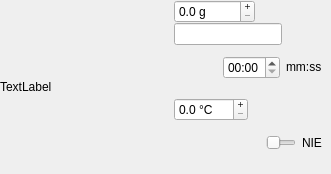
<?xml version="1.0" encoding="UTF-8"?>
<ui version="4.0">
 <class>CoffeeParamSelector</class>
 <widget class="QWidget" name="CoffeeParamSelector">
  <property name="geometry">
   <rect>
    <x>0</x>
    <y>0</y>
    <width>331</width>
    <height>174</height>
   </rect>
  </property>
  <property name="sizePolicy">
   <sizepolicy hsizetype="Maximum" vsizetype="Maximum">
    <horstretch>0</horstretch>
    <verstretch>0</verstretch>
   </sizepolicy>
  </property>
  <property name="windowTitle">
   <string>Form</string>
  </property>
  <layout class="QHBoxLayout" name="horizontalLayout">
   <property name="spacing">
    <number>0</number>
   </property>
   <property name="leftMargin">
    <number>0</number>
   </property>
   <property name="topMargin">
    <number>0</number>
   </property>
   <property name="rightMargin">
    <number>0</number>
   </property>
   <property name="bottomMargin">
    <number>0</number>
   </property>
   <item>
    <widget class="QLabel" name="lbTitle">
     <property name="sizePolicy">
      <sizepolicy hsizetype="Maximum" vsizetype="Maximum">
       <horstretch>0</horstretch>
       <verstretch>0</verstretch>
      </sizepolicy>
     </property>
     <property name="text">
      <string>TextLabel</string>
     </property>
    </widget>
   </item>
   <item>
    <spacer name="horizontalSpacer_3">
     <property name="orientation">
      <enum>Qt::Horizontal</enum>
     </property>
     <property name="sizeType">
      <enum>QSizePolicy::Expanding</enum>
     </property>
     <property name="sizeHint" stdset="0">
      <size>
       <width>40</width>
       <height>0</height>
      </size>
     </property>
    </spacer>
   </item>
   <item>
    <layout class="QVBoxLayout" name="vlParams">
     <property name="spacing">
      <number>0</number>
     </property>
     <item>
      <widget class="QDoubleSpinBox" name="dsbWeight">
       <property name="enabled">
        <bool>true</bool>
       </property>
       <property name="sizePolicy">
        <sizepolicy hsizetype="Maximum" vsizetype="Fixed">
         <horstretch>0</horstretch>
         <verstretch>0</verstretch>
        </sizepolicy>
       </property>
       <property name="buttonSymbols">
        <enum>QAbstractSpinBox::PlusMinus</enum>
       </property>
       <property name="specialValueText">
        <string/>
       </property>
       <property name="prefix">
        <string/>
       </property>
       <property name="suffix">
        <string> g</string>
       </property>
       <property name="decimals">
        <number>1</number>
       </property>
       <property name="maximum">
        <double>10000.000000000000000</double>
       </property>
      </widget>
     </item>
     <item>
      <widget class="QLineEdit" name="leDesc">
       <property name="sizePolicy">
        <sizepolicy hsizetype="Maximum" vsizetype="Maximum">
         <horstretch>0</horstretch>
         <verstretch>0</verstretch>
        </sizepolicy>
       </property>
      </widget>
     </item>
     <item>
      <widget class="QWidget" name="hzTime" native="true">
       <layout class="QHBoxLayout" name="hlTime">
        <property name="topMargin">
         <number>1</number>
        </property>
        <item>
         <spacer name="horizontalSpacer_2">
          <property name="orientation">
           <enum>Qt::Horizontal</enum>
          </property>
          <property name="sizeHint" stdset="0">
           <size>
            <width>40</width>
            <height>20</height>
           </size>
          </property>
         </spacer>
        </item>
        <item>
         <widget class="QTimeEdit" name="teTime">
          <property name="sizePolicy">
           <sizepolicy hsizetype="Maximum" vsizetype="Maximum">
            <horstretch>0</horstretch>
            <verstretch>0</verstretch>
           </sizepolicy>
          </property>
          <property name="displayFormat">
           <string>mm:ss</string>
          </property>
         </widget>
        </item>
        <item>
         <widget class="QLabel" name="label">
          <property name="sizePolicy">
           <sizepolicy hsizetype="Maximum" vsizetype="Maximum">
            <horstretch>0</horstretch>
            <verstretch>0</verstretch>
           </sizepolicy>
          </property>
          <property name="text">
           <string>mm:ss</string>
          </property>
         </widget>
        </item>
       </layout>
      </widget>
     </item>
     <item>
      <widget class="QDoubleSpinBox" name="dsbTemperature">
       <property name="sizePolicy">
        <sizepolicy hsizetype="Maximum" vsizetype="Maximum">
         <horstretch>0</horstretch>
         <verstretch>0</verstretch>
        </sizepolicy>
       </property>
       <property name="buttonSymbols">
        <enum>QAbstractSpinBox::PlusMinus</enum>
       </property>
       <property name="suffix">
        <string> °C</string>
       </property>
       <property name="decimals">
        <number>1</number>
       </property>
      </widget>
     </item>
     <item>
      <widget class="QWidget" name="hzBoolean" native="true">
       <layout class="QHBoxLayout" name="hlBoolean">
        <property name="topMargin">
         <number>1</number>
        </property>
        <item>
         <spacer name="horizontalSpacer">
          <property name="orientation">
           <enum>Qt::Horizontal</enum>
          </property>
          <property name="sizeHint" stdset="0">
           <size>
            <width>40</width>
            <height>20</height>
           </size>
          </property>
         </spacer>
        </item>
        <item>
         <widget class="QSlider" name="hsBoolean">
          <property name="sizePolicy">
           <sizepolicy hsizetype="Maximum" vsizetype="Maximum">
            <horstretch>0</horstretch>
            <verstretch>0</verstretch>
           </sizepolicy>
          </property>
          <property name="minimumSize">
           <size>
            <width>30</width>
            <height>30</height>
           </size>
          </property>
          <property name="maximumSize">
           <size>
            <width>30</width>
            <height>30</height>
           </size>
          </property>
          <property name="maximum">
           <number>1</number>
          </property>
          <property name="singleStep">
           <number>10</number>
          </property>
          <property name="orientation">
           <enum>Qt::Horizontal</enum>
          </property>
         </widget>
        </item>
        <item>
         <widget class="QLabel" name="lbSlider">
          <property name="sizePolicy">
           <sizepolicy hsizetype="Maximum" vsizetype="Maximum">
            <horstretch>0</horstretch>
            <verstretch>0</verstretch>
           </sizepolicy>
          </property>
          <property name="text">
           <string>NIE</string>
          </property>
         </widget>
        </item>
       </layout>
      </widget>
     </item>
    </layout>
   </item>
  </layout>
 </widget>
 <resources/>
 <connections/>
</ui>
